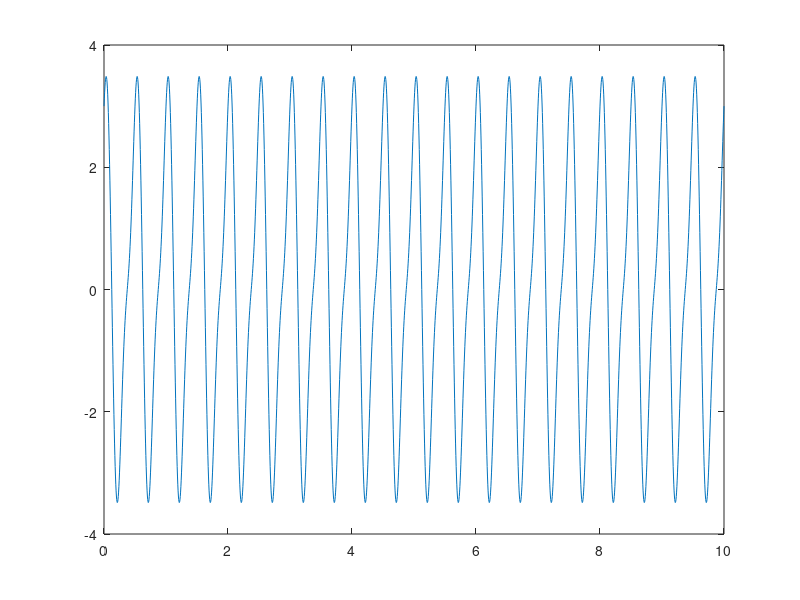

Here is the MATLAB script that generated this plot: (Note: this script raises an error after producing the figure.)
duration=10;
fs=200;  % Frecuencia de muestreo
t=0:1/fs:duration;
s=3*cos(4*pi*t)+sin(8*pi*t);
plot(t,s);

[w,F]=espectro(t,s,0.535);
plot(w,abs(F));